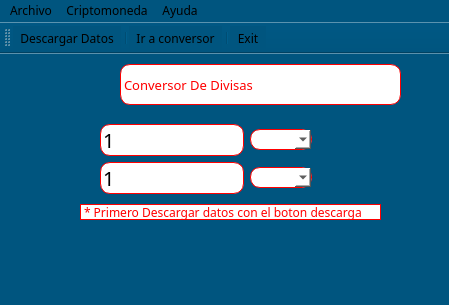
<?xml version="1.0" encoding="UTF-8"?>
<ui version="4.0">
 <class>MainWindow</class>
 <widget class="QMainWindow" name="MainWindow">
  <property name="geometry">
   <rect>
    <x>0</x>
    <y>0</y>
    <width>449</width>
    <height>305</height>
   </rect>
  </property>
  <property name="windowTitle">
   <string>Conversor</string>
  </property>
  <property name="windowIcon">
   <iconset resource="recursos.qrc">
    <normaloff>:/newPrefix/icons/coins.png</normaloff>:/newPrefix/icons/coins.png</iconset>
  </property>
  <property name="styleSheet">
   <string notr="true">*{
font-family: century gothic;
}

QWidget{
background-color: rgb(0, 85, 127);
}

QLabel {
color:red;
background:white;
border: 1px solid red;
border-radius: 10px;
font: 57 10pt &quot;Asimov&quot;;
}

QLineEdit {
color:black;
background:white;
border: 1px solid red;
border-radius: 10px;
font: 57 15pt &quot;Asimov&quot;;
}
QComboBox{
color:black;
background:white;
border: 1px solid red;
border-radius: 10px;
font: 57 15pt &quot;Asimov&quot;;
}</string>
  </property>
  <widget class="QWidget" name="centralwidget">
   <widget class="QLabel" name="label">
    <property name="geometry">
     <rect>
      <x>120</x>
      <y>10</y>
      <width>281</width>
      <height>41</height>
     </rect>
    </property>
    <property name="font">
     <font>
      <family>Asimov</family>
      <pointsize>10</pointsize>
      <weight>7</weight>
      <italic>false</italic>
      <bold>false</bold>
     </font>
    </property>
    <property name="text">
     <string>Conversor De Divisas</string>
    </property>
   </widget>
   <widget class="QWidget" name="layoutWidget">
    <property name="geometry">
     <rect>
      <x>100</x>
      <y>70</y>
      <width>212</width>
      <height>70</height>
     </rect>
    </property>
    <layout class="QGridLayout" name="gridLayout">
     <item row="0" column="0">
      <layout class="QHBoxLayout" name="horizontalLayout">
       <item>
        <widget class="QLineEdit" name="lineEdit_1">
         <property name="font">
          <font>
           <family>Asimov</family>
           <pointsize>15</pointsize>
           <weight>7</weight>
           <italic>false</italic>
           <bold>false</bold>
          </font>
         </property>
         <property name="text">
          <string>1</string>
         </property>
        </widget>
       </item>
       <item>
        <widget class="QComboBox" name="comboBox_1"/>
       </item>
      </layout>
     </item>
     <item row="1" column="0">
      <layout class="QHBoxLayout" name="horizontalLayout_2">
       <item>
        <widget class="QLineEdit" name="lineEdit_2">
         <property name="font">
          <font>
           <family>Asimov</family>
           <pointsize>15</pointsize>
           <weight>7</weight>
           <italic>false</italic>
           <bold>false</bold>
          </font>
         </property>
         <property name="text">
          <string>1</string>
         </property>
        </widget>
       </item>
       <item>
        <widget class="QComboBox" name="comboBox_2"/>
       </item>
      </layout>
     </item>
    </layout>
   </widget>
   <widget class="QLabel" name="label_2">
    <property name="geometry">
     <rect>
      <x>80</x>
      <y>150</y>
      <width>301</width>
      <height>16</height>
     </rect>
    </property>
    <property name="text">
     <string>* Primero Descargar datos con el boton descarga</string>
    </property>
   </widget>
  </widget>
  <widget class="QStatusBar" name="statusbar"/>
  <widget class="QMenuBar" name="menubar">
   <property name="geometry">
    <rect>
     <x>0</x>
     <y>0</y>
     <width>449</width>
     <height>23</height>
    </rect>
   </property>
   <widget class="QMenu" name="menuArchivo">
    <property name="title">
     <string>Archivo</string>
    </property>
    <addaction name="separator"/>
    <addaction name="actionDescargar_Datos"/>
    <addaction name="separator"/>
    <addaction name="actionExit"/>
   </widget>
   <widget class="QMenu" name="menuacerca_de">
    <property name="title">
     <string>Ayuda</string>
    </property>
    <addaction name="actionAcerca_de"/>
   </widget>
   <widget class="QMenu" name="menuCriptomoneda">
    <property name="title">
     <string>Criptomoneda</string>
    </property>
    <addaction name="actionIr_a_conversor"/>
   </widget>
   <addaction name="menuArchivo"/>
   <addaction name="menuCriptomoneda"/>
   <addaction name="menuacerca_de"/>
  </widget>
  <widget class="QToolBar" name="toolBar">
   <property name="windowTitle">
    <string>toolBar</string>
   </property>
   <attribute name="toolBarArea">
    <enum>TopToolBarArea</enum>
   </attribute>
   <attribute name="toolBarBreak">
    <bool>false</bool>
   </attribute>
   <addaction name="actionDescargar_Datos"/>
   <addaction name="separator"/>
   <addaction name="actionIr_a_conversor"/>
   <addaction name="separator"/>
   <addaction name="actionExit"/>
  </widget>
  <action name="actionDescargar_Datos">
   <property name="icon">
    <iconset resource="recursos.qrc">
     <normaloff>:/newPrefix/icons/loading.png</normaloff>:/newPrefix/icons/loading.png</iconset>
   </property>
   <property name="text">
    <string>Descargar Datos</string>
   </property>
   <property name="shortcut">
    <string>Ctrl+D</string>
   </property>
  </action>
  <action name="actionExit">
   <property name="icon">
    <iconset resource="recursos.qrc">
     <normaloff>:/newPrefix/icons/cancel.png</normaloff>:/newPrefix/icons/cancel.png</iconset>
   </property>
   <property name="text">
    <string>Exit</string>
   </property>
   <property name="shortcut">
    <string>Ctrl+E</string>
   </property>
  </action>
  <action name="actionAcerca_de">
   <property name="icon">
    <iconset resource="recursos.qrc">
     <normaloff>:/newPrefix/icons/information.png</normaloff>:/newPrefix/icons/information.png</iconset>
   </property>
   <property name="text">
    <string>Acerca de...</string>
   </property>
  </action>
  <action name="actionIr_a_conversor">
   <property name="icon">
    <iconset resource="recursos.qrc">
     <normaloff>:/newPrefix/icons/bitcoin.png</normaloff>:/newPrefix/icons/bitcoin.png</iconset>
   </property>
   <property name="text">
    <string>Ir a conversor</string>
   </property>
  </action>
 </widget>
 <resources>
  <include location="recursos.qrc"/>
 </resources>
 <connections>
  <connection>
   <sender>actionExit</sender>
   <signal>triggered()</signal>
   <receiver>MainWindow</receiver>
   <slot>close()</slot>
   <hints>
    <hint type="sourcelabel">
     <x>-1</x>
     <y>-1</y>
    </hint>
    <hint type="destinationlabel">
     <x>299</x>
     <y>199</y>
    </hint>
   </hints>
  </connection>
 </connections>
</ui>
